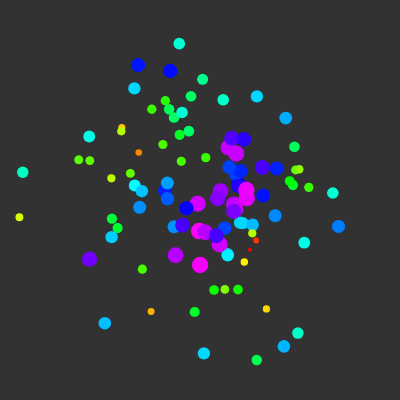
Frame 1 (no input)
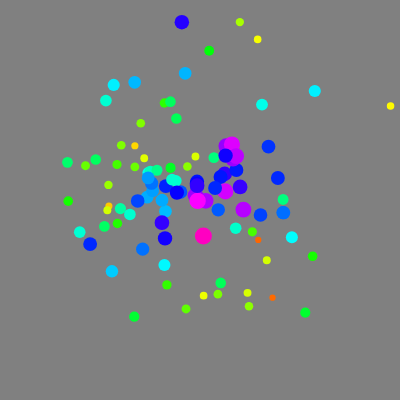
Frame 2 (the mouse pressed at the canvas centre, redrawn once)

The p5.js sketch that drew these frames (run headless with seeded random() and noise() and a simulated clock; the mouse was pressed at the canvas centre and the sketch redrawn once):

// p5.js sketch
// ── sketch.js

function setup() {
	createCanvas(400, 400);


}


function draw() {
	background(50);

	noStroke();
	ellipseMode(CENTER);
	colorMode(HSB, 100);

	var noiseFrequency = .02;

	for (var i = 0; i < 100; i++) {
		var x = (random(width) + random(width) + random(width)) * .33;
		var y = (random(height) +  random(height) + random(height)) * .33;
		var size = noise(x * noiseFrequency, y * noiseFrequency) * 20 + 2;
		var hue = noise(x * noiseFrequency, y * noiseFrequency) * 150 - 25;
		fill(hue, 100, 100);
		ellipse(x, y, size, size);
	}


	noLoop();


}
